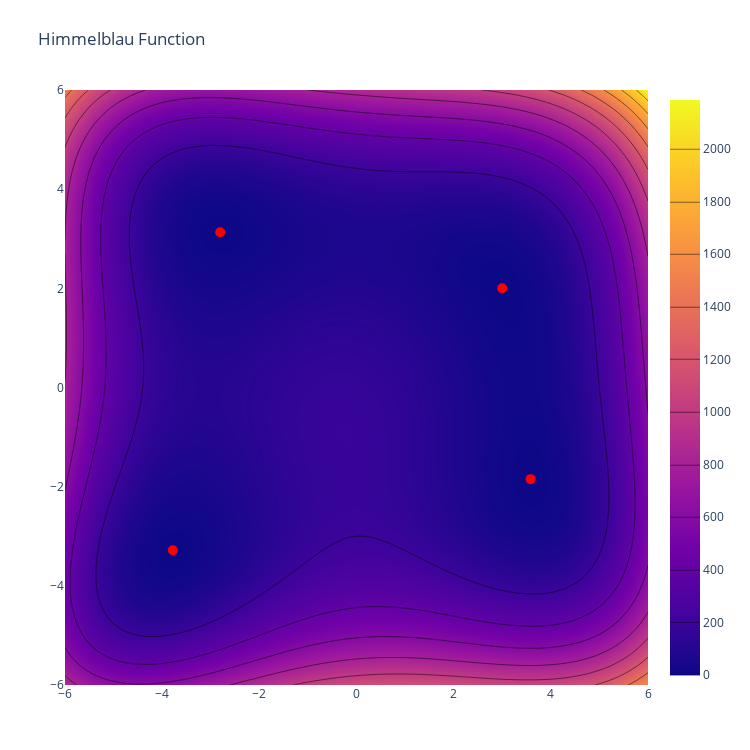

The notebook cell this image was saved under:
### Code cell
fig = go.Figure(data=go.Contour(z=results, x=x_1_vec, y=x_2_vec, contours_coloring="heatmap"))
fig.update_layout(
    title='Himmelblau Function',
    autosize=False,
    width=750,
    height=750,
    margin=dict(l=65, r=50, b=65, t=90),
    scene=dict(
        xaxis_title='x_1',
        yaxis_title='x_2',
        zaxis_title='y',
    ))
for i in range(4):
    fig.add_trace(go.Scatter(x=[x_minima[i][0]], y=[x_minima[i][1]],
                             mode='markers', showlegend=False,
                             marker=dict(size=10, color='red')))
fig.show()

### Figure 1 — Plotly figure (JSON) as saved in the notebook; plotly's stock layout.template omitted (floating-point values rounded to 4 significant figures; data arrays with more than 128 entries replaced by an {"elided": "..."} marker saying what was removed)
{"data": [{"contours": {"coloring": "heatmap"}, "type": "contour", "x": [-6, -5.879, -5.758, -5.636, -5.515, -5.394, -5.273, -5.152, -5.03, -4.909, -4.788, -4.667, -4.545, -4.424, -4.303, -4.182, -4.061, -3.939, -3.818, -3.697, -3.576, -3.455, -3.333, -3.212, -3.091, -2.97, -2.848, -2.727, -2.606, -2.485, -2.364, -2.242, -2.121, -2, -1.879, -1.758, -1.636, -1.515, -1.394, -1.273, -1.152, -1.03, -0.9091, -0.7879, -0.6667, -0.5455, -0.4242, -0.303, -0.1818, -0.06061, 0.06061, 0.1818, 0.303, 0.4242, 0.5455, 0.6667, 0.7879, 0.9091, 1.03, 1.152, 1.273, 1.394, 1.515, 1.636, 1.758, 1.879, 2, 2.121, 2.242, 2.364, 2.485, 2.606, 2.727, 2.848, 2.97, 3.091, 3.212, 3.333, 3.455, 3.576, 3.697, 3.818, 3.939, 4.061, 4.182, 4.303, 4.424, 4.545, 4.667, 4.788, 4.909, 5.03, 5.152, 5.273, 5.394, 5.515, 5.636, 5.758, 5.879, 6], "y": [-6, -5.879, -5.758, -5.636, -5.515, -5.394, -5.273, -5.152, -5.03, -4.909, -4.788, -4.667, -4.545, -4.424, -4.303, -4.182, -4.061, -3.939, -3.818, -3.697, -3.576, -3.455, -3.333, -3.212, -3.091, -2.97, -2.848, -2.727, -2.606, -2.485, -2.364, -2.242, -2.121, -2, -1.879, -1.758, -1.636, -1.515, -1.394, -1.273, -1.152, -1.03, -0.9091, -0.7879, -0.6667, -0.5455, -0.4242, -0.303, -0.1818, -0.06061, 0.06061, 0.1818, 0.303, 0.4242, 0.5455, 0.6667, 0.7879, 0.9091, 1.03, 1.152, 1.273, 1.394, 1.515, 1.636, 1.758, 1.879, 2, 2.121, 2.242, 2.364, 2.485, 2.606, 2.727, 2.848, 2.97, 3.091, 3.212, 3.333, 3.455, 3.576, 3.697, 3.818, 3.939, 4.061, 4.182, 4.303, 4.424, 4.545, 4.667, 4.788, 4.909, 5.03, 5.152, 5.273, 5.394, 5.515, 5.636, 5.758, 5.879, 6], "z": {"elided": "100x100 float values"}}, {"marker": {"color": "red", "size": 10}, "mode": "markers", "showlegend": false, "type": "scatter", "x": [3], "y": [2]}, {"marker": {"color": "red", "size": 10}, "mode": "markers", "showlegend": false, "type": "scatter", "x": [-2.805], "y": [3.131]}, {"marker": {"color": "red", "size": 10}, "mode": "markers", "showlegend": false, "type": "scatter", "x": [-3.779], "y": [-3.283]}, {"marker": {"color": "red", "size": 10}, "mode": "markers", "showlegend": false, "type": "scatter", "x": [3.584], "y": [-1.848]}], "layout": {"autosize": false, "height": 750, "margin": {"b": 65, "l": 65, "r": 50, "t": 90}, "scene": {"xaxis": {"title": {"text": "x_1"}}, "yaxis": {"title": {"text": "x_2"}}, "zaxis": {"title": {"text": "y"}}}, "title": {"text": "Himmelblau Function"}, "width": 750}}
